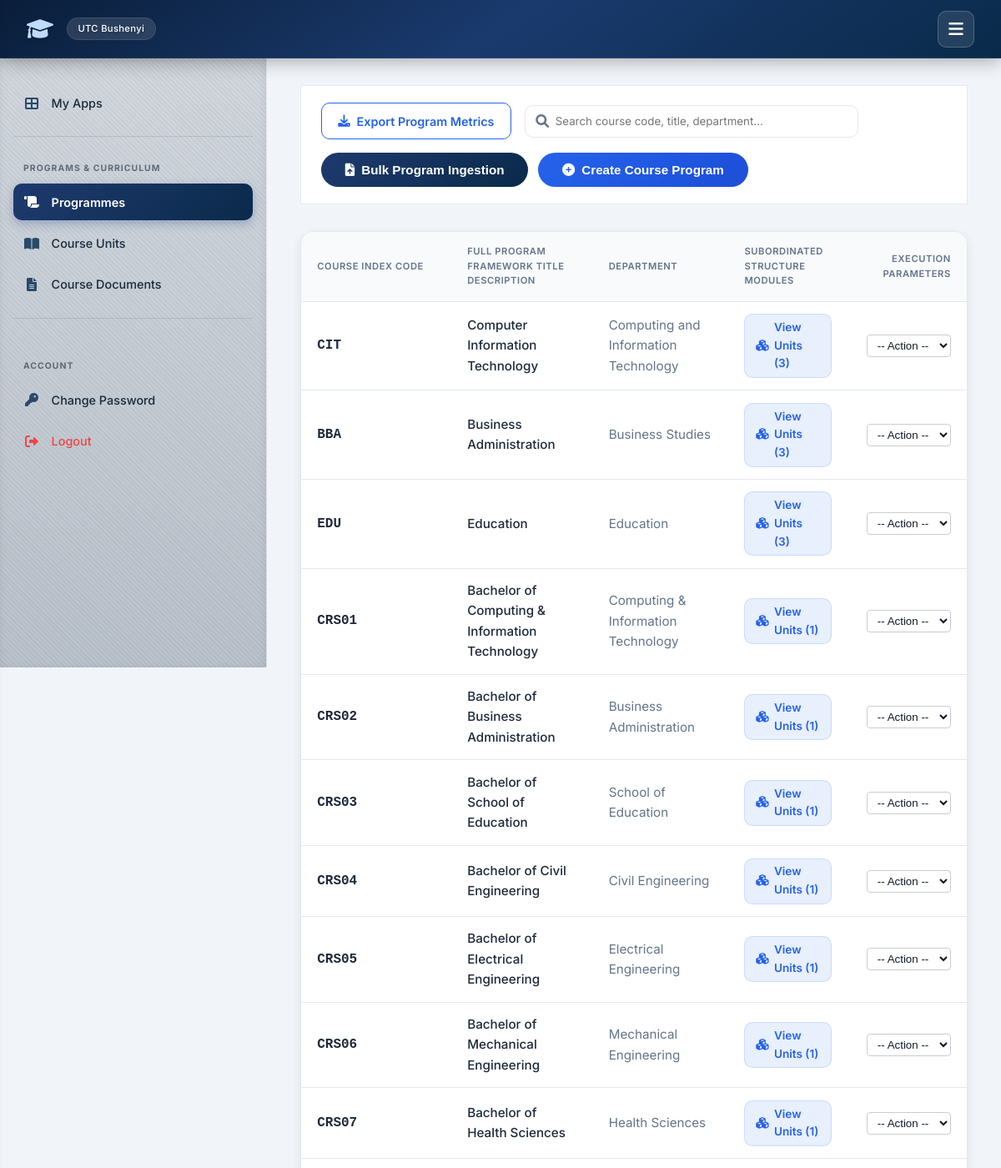
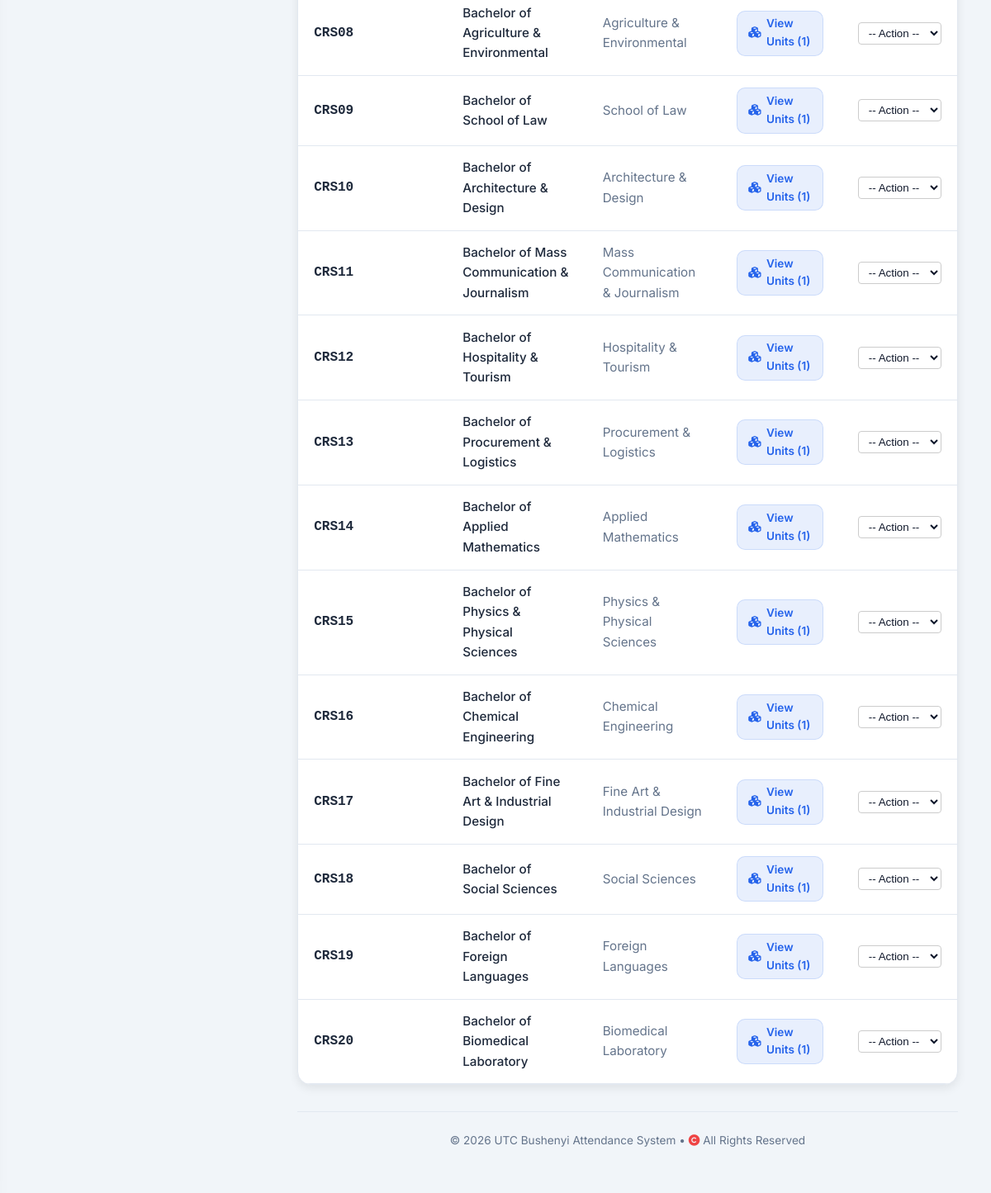
The page /user-admin/manage-courses/ (signed in) on the database its author committed (2 pictures, top to bottom).
### attendance/models.py (models this page shows, shortened)
class Course(models.Model):
    code = models.CharField(max_length=20, primary_key=True)
    name = models.CharField(max_length=255)
    department = models.ForeignKey(Department, on_delete=models.SET_NULL, null=True, blank=True, related_name='courses')

class Department(models.Model):
    faculty = models.ForeignKey(Faculty, on_delete=models.SET_NULL, null=True, blank=True, related_name='departments')
    name = models.CharField(max_length=255, unique=True)
    hod = models.ForeignKey('TeacherProfile', on_delete=models.SET_NULL, null=True, blank=True, related_name='headed_departments')

### attendance/views_admin.py (the view, shortened to what this page needs)
# urls.py: path('user-admin/manage-courses/', views_admin.manage_courses, name='manage_courses'),
@login_required
@transaction.atomic
def manage_courses(request):
    if request.user.role != User.IS_ADMIN:
        return HttpResponse("Unauthorized", status=403)
    courses = Course.objects.select_related('department').exclude(code="").exclude(code__isnull=True)
    departments = Department.objects.all()
    return render(request, 'attendance/manage_courses.html', {
        'courses': courses,
        'departments': departments
    })

### templates/attendance/manage_courses.html (shortened to what this page needs)
{% extends 'attendance/base.html' %}
{% block content %}
{% block sidebar %}
{% include "attendance/sidebar.html" %}
{% endblock %}
<div class="page-header-actions">
    <div style="display: flex; gap: 1rem; align-items: center; flex: 1; flex-wrap: wrap;">
        <a href="{% url 'attendance:download_template' 'courses' %}" class="btn-download-list">
            <i class="fas fa-download"></i> Export Program Metrics
        </a>
        <div style="position: relative; min-width: 260px; flex: 1; max-width: 400px;">
            <i class="fas fa-search" style="position: absolute; left: 0.85rem; top: 50%; transform: translateY(-50%); color: var(--text-muted);"></i>
            <input type="text" id="dashboardSearch" class="form-control" placeholder="Search course code, title, department..." style="padding-left: 2.25rem;">
        </div>
    </div>
    <div class="action-group">
        <button class="btn btn-outline" onclick="location.href='{% url 'attendance:bulk_upload_courses' %}'">
            <i class="fas fa-file-upload"></i> Bulk Program Ingestion
        </button>
        <button class="btn" id="openModalBtn" style="background: linear-gradient(135deg, #2563eb, #1d4ed8);">
            <i class="fas fa-plus-circle"></i> Create Course Program
        </button>
    </div>
</div>
<div class="card" style="padding:0; overflow:hidden;">
    <table class="table">
        <thead>
            <tr>
                <th style="width:180px;">Course Index Code</th>
                <th>Full Program Framework Title Description</th>
                <th>Department</th>
                <th>Subordinated Structure Modules</th>
                <th style="text-align: right;">Execution Parameters</th>
            </tr>
        </thead>
        <tbody id="coursesTableBody">
            {% for course in courses %}
            <tr class="course-row">
                <td><code style="font-size:1rem; font-weight:700; color:var(--text-main);">{{ course.code }}</code></td>
                <td style="font-weight: 500;">{{ course.name }}</td>
                <td style="color: var(--text-muted);">
                    {% if course.department %}
                        {{ course.department.name }}
                    {% else %}
                        <em style="color: #94a3b8;">Unassigned</em>
                    {% endif %}
                </td>
                <td>
                    <a href="{% url 'attendance:manage_course_units' %}?filter_course={{ course.code }}" class="unit-navigation-link">
                        <i class="fas fa-cubes"></i> View Units ({{ course.units.count }})
                    </a>
                </td>
                <td style="text-align: right;">
                    <select onchange="handleAction(this, '{% url 'attendance:edit_course' course.pk %}', '{% url 'attendance:delete_course' course.pk %}')" style="padding: 4px 8px; border-radius: 4px; border: 1px solid #ccc; cursor: pointer;">
                        <option value="">-- Action --</option>
                    </select>
                </td>
            </tr>
            {% endfor %}
        </tbody>
    </table>
</div>
{% endblock %}

### static/style.css (style rules this page uses)
:root { --primary: #0f3b3e; --primary-dark: #0c4e6d ; --primary-light: #e6f4f1; --secondary: #2c6e6b; --accent: #3b82f6; --success: #10b981; --success-light: #d1fae5; --danger: #ef4444; --danger-light: #fee2e2; --warning: #f59e0b; --warning-light: #fef3c7; --info: #3b82f6; --info-light: #dbeafe; --bg-main: #f1f5f9; --surface: #ffffff; --surface-hover: #f8fafc; --text-main: #0f172a; --text-muted: #64748b; --border: #e2e8f0; --shadow-sm: 0 1px 3px rgba(0,0,0,0.06); --shadow: 0 4px 12px rgba(0,0,0,0.08); --shadow-lg: 0 10px 30px rgba(0,0,0,0.12); --radius: 16px; --radius-sm: 10px; --transition: all 0.25s cubic-bezier(0.4, 0, 0.2, 1); --font: 'Inter', -apple-system, BlinkMacSystemFont, 'Segoe UI', Roboto, Helvetica, Arial, sans-serif; --nav-height: 70px; --sidebar-width: 320px; }
* { box-sizing: border-box; margin: 0; padding: 0; }
body { font-family: var(--font); background: var(--bg-main); color: var(--text-main); line-height: 1.6; min-height: 100vh; display: flex; flex-direction: column; }
a { text-decoration: none; color: inherit; }
.card { background: var(--surface); border-radius: var(--radius); padding: 2rem; box-shadow: var(--shadow); border: 1px solid var(--border); transition: var(--transition); }
table { width: 100%; border-collapse: collapse; font-size: 0.95rem; }
th, td { padding: 0.9rem 1.2rem; text-align: left; border-bottom: 1px solid var(--border); }
th { background: #f8fafc; font-weight: 600; color: var(--text-muted); text-transform: uppercase; font-size: 0.7rem; letter-spacing: 0.05em; }
tbody tr { transition: var(--transition); }
.btn { display: inline-flex; align-items: center; justify-content: center; gap: 0.5rem; background: linear-gradient(135deg, var(--secondary), var(--primary)); color: #fff; padding: 0.75rem 1.8rem; border: none; border-radius: 50px; font-weight: 600; font-size: 0.95rem; cursor: pointer; transition: var(--transition); box-shadow: var(--shadow-sm); text-decoration: none; }
.btn-outline { background: transparent; border: 1px solid var(--border); color: var(--text-main); }

### templates/attendance/base.html (style rules this page uses)
:root { --primary: #0a2a4a; --primary-dark: #061e35; --primary-light: #e6eff9; --secondary: #1e3a6e; --accent: #3b82f6; --success: #3b82f6; --success-light: #dbeafe; --danger: #ef4444; --danger-light: #fee2e2; --warning: #f59e0b; --warning-light: #fef3c7; --info: #3b82f6; --info-light: #dbeafe; --bg-main: #f1f5f9; --surface: #ffffff; --surface-hover: #f8fafc; --text-main: #1e293b; --text-muted: #64748b; --border: #e2e8f0; --shadow-sm: 0 1px 3px rgba(0,0,0,0.06); --shadow: 0 4px 12px rgba(0,0,0,0.08); --shadow-lg: 0 10px 30px rgba(0,0,0,0.12); --radius: 16px; --radius-sm: 10px; --transition: all 0.25s cubic-bezier(0.4, 0, 0.2, 1); --font: 'Inter', -apple-system, BlinkMacSystemFont, 'Segoe UI', Roboto, Helvetica, Arial, sans-serif; --nav-height: 70px; }
* { box-sizing: border-box; margin: 0; padding: 0; }
body { font-family: var(--font); background: var(--bg-main); color: var(--text-main); line-height: 1.6; min-height: 100vh; display: flex; flex-direction: column; }
a { text-decoration: none; color: inherit; }
.card { background: var(--surface); border-radius: var(--radius); padding: 2rem; box-shadow: var(--shadow); border: 1px solid var(--border); transition: var(--transition); }
table { width: 100%; border-collapse: collapse; font-size: 0.95rem; }
th, td { padding: 0.9rem 1.2rem; text-align: left; border-bottom: 1px solid var(--border); }
th { background: #f8fafc; font-weight: 600; color: var(--text-muted); text-transform: uppercase; font-size: 0.7rem; letter-spacing: 0.05em; }
.btn { display: inline-flex; align-items: center; justify-content: center; gap: 0.5rem; background: linear-gradient(135deg, var(--secondary), var(--primary)); color: #fff; padding: 0.75rem 1.8rem; border: none; border-radius: 50px; font-weight: 600; font-size: 0.95rem; cursor: pointer; transition: var(--transition); box-shadow: var(--shadow-sm); text-decoration: none; }

### templates/attendance/sidebar.html (style rules this page uses)
:root { --sidebar-width: 320px; }

### rows shown on the page
Course: code "CIT", name "Computer Information Technology", department.name "Computing and Information Technology", units.count "3"
Course: code "BBA", name "Business Administration", department.name "Business Studies", units.count "3"
Course: code "EDU", name "Education", department.name "Education", units.count "3"
Course: code "CRS01", name "Bachelor of Computing & Information Technology", department.name "Computing & Information Technology", units.count "1"
Course: code "CRS02", name "Bachelor of Business Administration", department.name "Business Administration", units.count "1"
Course: code "CRS03", name "Bachelor of School of Education", department.name "School of Education", units.count "1"
Course: code "CRS04", name "Bachelor of Civil Engineering", department.name "Civil Engineering", units.count "1"
Course: code "CRS05", name "Bachelor of Electrical Engineering", department.name "Electrical Engineering", units.count "1"
Course: code "CRS06", name "Bachelor of Mechanical Engineering", department.name "Mechanical Engineering", units.count "1"
Course: code "CRS07", name "Bachelor of Health Sciences", department.name "Health Sciences", units.count "1"
Course: code "CRS08", name "Bachelor of Agriculture & Environmental", department.name "Agriculture & Environmental", units.count "1"
Course: code "CRS09", name "Bachelor of School of Law", department.name "School of Law", units.count "1"
Course: code "CRS10", name "Bachelor of Architecture & Design", department.name "Architecture & Design", units.count "1"
Course: code "CRS11", name "Bachelor of Mass Communication & Journalism", department.name "Mass Communication & Journalism", units.count "1"
Course: code "CRS12", name "Bachelor of Hospitality & Tourism", department.name "Hospitality & Tourism", units.count "1"
Course: code "CRS13", name "Bachelor of Procurement & Logistics", department.name "Procurement & Logistics", units.count "1"
Course: code "CRS14", name "Bachelor of Applied Mathematics", department.name "Applied Mathematics", units.count "1"
Course: code "CRS15", name "Bachelor of Physics & Physical Sciences", department.name "Physics & Physical Sciences", units.count "1"
Course: code "CRS16", name "Bachelor of Chemical Engineering", department.name "Chemical Engineering", units.count "1"
Course: code "CRS17", name "Bachelor of Fine Art & Industrial Design", department.name "Fine Art & Industrial Design", units.count "1"
Course: code "CRS18", name "Bachelor of Social Sciences", department.name "Social Sciences", units.count "1"
Course: code "CRS19", name "Bachelor of Foreign Languages", department.name "Foreign Languages", units.count "1"
Course: code "CRS20", name "Bachelor of Biomedical Laboratory", department.name "Biomedical Laboratory", units.count "1"
